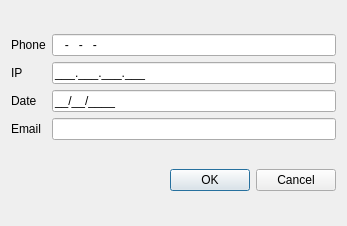
<?xml version="1.0" encoding="UTF-8"?>
<ui version="4.0">
 <class>Dialog</class>
 <widget class="QDialog" name="Dialog">
  <property name="geometry">
   <rect>
    <x>0</x>
    <y>0</y>
    <width>347</width>
    <height>226</height>
   </rect>
  </property>
  <property name="windowTitle">
   <string>Dialog</string>
  </property>
  <layout class="QVBoxLayout" name="verticalLayout">
   <item>
    <layout class="QGridLayout" name="gridLayout">
     <item row="0" column="0">
      <widget class="QLabel" name="label">
       <property name="text">
        <string>Phone</string>
       </property>
      </widget>
     </item>
     <item row="0" column="1">
      <widget class="QLineEdit" name="txtPhone">
       <property name="inputMask">
        <string>000-000-000-000</string>
       </property>
      </widget>
     </item>
     <item row="1" column="0">
      <widget class="QLabel" name="label_2">
       <property name="text">
        <string>IP</string>
       </property>
      </widget>
     </item>
     <item row="1" column="1">
      <widget class="QLineEdit" name="txtIP">
       <property name="inputMask">
        <string>000.000.000.000;_</string>
       </property>
      </widget>
     </item>
     <item row="2" column="0">
      <widget class="QLabel" name="label_3">
       <property name="text">
        <string>Date</string>
       </property>
      </widget>
     </item>
     <item row="2" column="1">
      <widget class="QLineEdit" name="txtDate">
       <property name="inputMask">
        <string>00/00/0000;_</string>
       </property>
      </widget>
     </item>
     <item row="3" column="0">
      <widget class="QLabel" name="label_4">
       <property name="text">
        <string>Email</string>
       </property>
      </widget>
     </item>
     <item row="3" column="1">
      <widget class="QLineEdit" name="txtEmail"/>
     </item>
    </layout>
   </item>
   <item>
    <widget class="QDialogButtonBox" name="buttonBox">
     <property name="standardButtons">
      <set>QDialogButtonBox::Cancel|QDialogButtonBox::Ok</set>
     </property>
    </widget>
   </item>
  </layout>
 </widget>
 <resources/>
 <connections/>
</ui>
